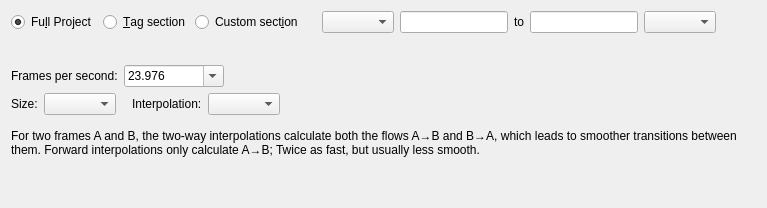
     <widget class="QWidget" name="tabWidgetPage1">
      <property name="accessibleName">
       <string>a</string>
      </property>
      <property name="accessibleDescription">
       <string>a</string>
      </property>
      <attribute name="title">
       <string>Rendering settings</string>
      </attribute>
      <layout class="QVBoxLayout" name="verticalLayout_8">
       <item>
        <layout class="QHBoxLayout" name="horizontalLayout">
         <item>
          <widget class="QRadioButton" name="radioFullProject">
           <property name="text">
            <string>Fu&amp;ll Project</string>
           </property>
           <property name="checked">
            <bool>true</bool>
           </property>
          </widget>
         </item>
         <item>
          <widget class="QRadioButton" name="radioTagSection">
           <property name="text">
            <string>&amp;Tag section</string>
           </property>
          </widget>
         </item>
         <item>
          <widget class="QRadioButton" name="radioSection">
           <property name="text">
            <string>Custom sect&amp;ion</string>
           </property>
          </widget>
         </item>
         <item>
          <spacer name="horizontalSpacer_5">
           <property name="orientation">
            <enum>Qt::Horizontal</enum>
           </property>
           <property name="sizeType">
            <enum>QSizePolicy::Fixed</enum>
           </property>
           <property name="sizeHint" stdset="0">
            <size>
             <width>13</width>
             <height>20</height>
            </size>
           </property>
          </spacer>
         </item>
         <item>
          <widget class="QComboBox" name="cbStartTag"/>
         </item>
         <item>
          <widget class="QLineEdit" name="timeStart">
           <property name="sizePolicy">
            <sizepolicy hsizetype="Preferred" vsizetype="Fixed">
             <horstretch>0</horstretch>
             <verstretch>0</verstretch>
            </sizepolicy>
           </property>
           <property name="baseSize">
            <size>
             <width>100</width>
             <height>0</height>
            </size>
           </property>
           <property name="maxLength">
            <number>16</number>
           </property>
          </widget>
         </item>
         <item>
          <widget class="QLabel" name="lblcTo">
           <property name="text">
            <string>to</string>
           </property>
          </widget>
         </item>
         <item>
          <widget class="QLineEdit" name="timeEnd">
           <property name="sizePolicy">
            <sizepolicy hsizetype="Preferred" vsizetype="Fixed">
             <horstretch>0</horstretch>
             <verstretch>0</verstretch>
            </sizepolicy>
           </property>
           <property name="baseSize">
            <size>
             <width>100</width>
             <height>0</height>
            </size>
           </property>
           <property name="maxLength">
            <number>16</number>
           </property>
          </widget>
         </item>
         <item>
          <widget class="QComboBox" name="cbEndTag"/>
         </item>
         <item>
          <spacer name="horizontalSpacer_2">
           <property name="orientation">
            <enum>Qt::Horizontal</enum>
           </property>
           <property name="sizeHint" stdset="0">
            <size>
             <width>40</width>
             <height>20</height>
            </size>
           </property>
          </spacer>
         </item>
        </layout>
       </item>
       <item>
        <layout class="QHBoxLayout" name="horizontalLayout_8">
         <item>
          <spacer name="horizontalSpacer_11">
           <property name="orientation">
            <enum>Qt::Horizontal</enum>
           </property>
           <property name="sizeType">
            <enum>QSizePolicy::Fixed</enum>
           </property>
           <property name="sizeHint" stdset="0">
            <size>
             <width>30</width>
             <height>20</height>
            </size>
           </property>
          </spacer>
         </item>
         <item>
          <widget class="QLabel" name="sectionMessage">
           <property name="text">
            <string/>
           </property>
           <property name="wordWrap">
            <bool>true</bool>
           </property>
          </widget>
         </item>
        </layout>
       </item>
       <item>
        <layout class="QHBoxLayout" name="horizontalLayout_5">
         <item>
          <widget class="QLabel" name="label_2">
           <property name="text">
            <string>Frames per second:</string>
           </property>
          </widget>
         </item>
         <item>
          <widget class="QComboBox" name="cbFps">
           <property name="sizePolicy">
            <sizepolicy hsizetype="Preferred" vsizetype="Fixed">
             <horstretch>0</horstretch>
             <verstretch>0</verstretch>
            </sizepolicy>
           </property>
           <property name="minimumSize">
            <size>
             <width>100</width>
             <height>0</height>
            </size>
           </property>
           <property name="baseSize">
            <size>
             <width>100</width>
             <height>0</height>
            </size>
           </property>
           <property name="editable">
            <bool>true</bool>
           </property>
           <property name="currentIndex">
            <number>0</number>
           </property>
           <item>
            <property name="text">
             <string notr="true">23.976</string>
            </property>
           </item>
           <item>
            <property name="text">
             <string notr="true">24</string>
            </property>
           </item>
           <item>
            <property name="text">
             <string notr="true">25</string>
            </property>
           </item>
           <item>
            <property name="text">
             <string notr="true">29.976</string>
            </property>
           </item>
           <item>
            <property name="text">
             <string notr="true">30</string>
            </property>
           </item>
           <item>
            <property name="text">
             <string notr="true">50</string>
            </property>
           </item>
           <item>
            <property name="text">
             <string notr="true">60</string>
            </property>
           </item>
           <item>
            <property name="text">
             <string notr="true">72</string>
            </property>
           </item>
          </widget>
         </item>
         <item>
          <spacer name="horizontalSpacer_4">
           <property name="orientation">
            <enum>Qt::Horizontal</enum>
           </property>
           <property name="sizeHint" stdset="0">
            <size>
             <width>40</width>
             <height>20</height>
            </size>
           </property>
          </spacer>
         </item>
        </layout>
       </item>
       <item>
        <layout class="QHBoxLayout" name="horizontalLayout_6">
         <item>
          <widget class="QLabel" name="label_3">
           <property name="text">
            <string>Size:</string>
           </property>
          </widget>
         </item>
         <item>
          <widget class="QComboBox" name="cbSize"/>
         </item>
         <item>
          <spacer name="horizontalSpacer_7">
           <property name="orientation">
            <enum>Qt::Horizontal</enum>
           </property>
           <property name="sizeType">
            <enum>QSizePolicy::Minimum</enum>
           </property>
           <property name="sizeHint" stdset="0">
            <size>
             <width>10</width>
             <height>20</height>
            </size>
           </property>
          </spacer>
         </item>
         <item>
          <widget class="QLabel" name="label_4">
           <property name="text">
            <string>Interpolation:</string>
           </property>
          </widget>
         </item>
         <item>
          <widget class="QComboBox" name="cbInterpolation"/>
         </item>
         <item>
          <spacer name="horizontalSpacer_6">
           <property name="orientation">
            <enum>Qt::Horizontal</enum>
           </property>
           <property name="sizeHint" stdset="0">
            <size>
             <width>40</width>
             <height>20</height>
            </size>
           </property>
          </spacer>
         </item>
        </layout>
       </item>
       <item>
        <layout class="QHBoxLayout" name="horizontalLayout_9">
         <property name="topMargin">
          <number>8</number>
         </property>
         <item>
          <widget class="QLabel" name="label_13">
           <property name="text">
            <string>For two frames A and B, the two-way interpolations calculate both the flows A→B and B→A, which leads to smoother transitions between them. Forward interpolations only calculate A→B; Twice as fast, but usually less smooth.</string>
           </property>
           <property name="wordWrap">
            <bool>true</bool>
           </property>
          </widget>
         </item>
        </layout>
       </item>
       <item>
        <spacer name="verticalSpacer">
         <property name="orientation">
          <enum>Qt::Vertical</enum>
         </property>
         <property name="sizeHint" stdset="0">
          <size>
           <width>20</width>
           <height>40</height>
          </size>
         </property>
        </spacer>
       </item>
      </layout>
     </widget>
